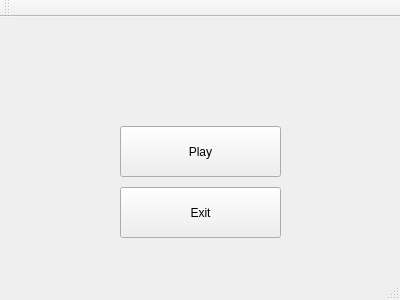
<?xml version="1.0" encoding="UTF-8"?>
<ui version="4.0">
 <class>MainWindow</class>
 <widget class="QMainWindow" name="MainWindow">
  <property name="geometry">
   <rect>
    <x>0</x>
    <y>0</y>
    <width>400</width>
    <height>300</height>
   </rect>
  </property>
  <property name="windowTitle">
   <string>MainWindow</string>
  </property>
  <property name="styleSheet">
   <string notr="true">background-image: url(:/background/img.png);</string>
  </property>
  <property name="tabShape">
   <enum>QTabWidget::Rounded</enum>
  </property>
  <widget class="QWidget" name="centralWidget">
   <widget class="QPushButton" name="pushButton">
    <property name="geometry">
     <rect>
      <x>120</x>
      <y>109</y>
      <width>161</width>
      <height>51</height>
     </rect>
    </property>
    <property name="text">
     <string>Play</string>
    </property>
   </widget>
   <widget class="QPushButton" name="pushButton_2">
    <property name="geometry">
     <rect>
      <x>120</x>
      <y>170</y>
      <width>161</width>
      <height>51</height>
     </rect>
    </property>
    <property name="text">
     <string>Exit</string>
    </property>
   </widget>
  </widget>
  <widget class="QMenuBar" name="menuBar">
   <property name="geometry">
    <rect>
     <x>0</x>
     <y>0</y>
     <width>400</width>
     <height>21</height>
    </rect>
   </property>
  </widget>
  <widget class="QToolBar" name="mainToolBar">
   <attribute name="toolBarArea">
    <enum>TopToolBarArea</enum>
   </attribute>
   <attribute name="toolBarBreak">
    <bool>false</bool>
   </attribute>
  </widget>
  <widget class="QStatusBar" name="statusBar"/>
 </widget>
 <layoutdefault spacing="6" margin="11"/>
 <resources/>
 <connections/>
</ui>
